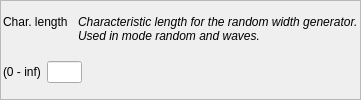
              <widget class="QFrame" name="f_param_clength">
               <property name="frameShape">
                <enum>QFrame::StyledPanel</enum>
               </property>
               <property name="frameShadow">
                <enum>QFrame::Raised</enum>
               </property>
               <layout class="QVBoxLayout" name="verticalLayout_7">
                <property name="leftMargin">
                 <number>2</number>
                </property>
                <property name="topMargin">
                 <number>2</number>
                </property>
                <property name="rightMargin">
                 <number>2</number>
                </property>
                <property name="bottomMargin">
                 <number>2</number>
                </property>
                <item>
                 <layout class="QHBoxLayout" name="hl_param_clength_t">
                  <property name="spacing">
                   <number>10</number>
                  </property>
                  <item>
                   <widget class="QLabel" name="t_param_clength">
                    <property name="sizePolicy">
                     <sizepolicy hsizetype="Preferred" vsizetype="Minimum">
                      <horstretch>0</horstretch>
                      <verstretch>0</verstretch>
                     </sizepolicy>
                    </property>
                    <property name="text">
                     <string>Char. length</string>
                    </property>
                    <property name="alignment">
                     <set>Qt::AlignLeading|Qt::AlignLeft|Qt::AlignTop</set>
                    </property>
                   </widget>
                  </item>
                  <item>
                   <widget class="QLabel" name="t_param_clength_desc">
                    <property name="sizePolicy">
                     <sizepolicy hsizetype="MinimumExpanding" vsizetype="Maximum">
                      <horstretch>0</horstretch>
                      <verstretch>0</verstretch>
                     </sizepolicy>
                    </property>
                    <property name="font">
                     <font>
                      <italic>true</italic>
                     </font>
                    </property>
                    <property name="text">
                     <string>Characteristic length for the random width generator. Used in mode random and waves.</string>
                    </property>
                    <property name="alignment">
                     <set>Qt::AlignLeading|Qt::AlignLeft|Qt::AlignTop</set>
                    </property>
                    <property name="wordWrap">
                     <bool>true</bool>
                    </property>
                   </widget>
                  </item>
                 </layout>
                </item>
                <item>
                 <layout class="QHBoxLayout" name="hl_param_clength_b">
                  <item>
                   <widget class="QLabel" name="t_param_clength_helper">
                    <property name="text">
                     <string>(0 - inf)</string>
                    </property>
                   </widget>
                  </item>
                  <item>
                   <widget class="QLineEdit" name="tb_param_clength">
                    <property name="sizePolicy">
                     <sizepolicy hsizetype="Fixed" vsizetype="Fixed">
                      <horstretch>0</horstretch>
                      <verstretch>0</verstretch>
                     </sizepolicy>
                    </property>
                    <property name="minimumSize">
                     <size>
                      <width>20</width>
                      <height>0</height>
                     </size>
                    </property>
                    <property name="maximumSize">
                     <size>
                      <width>35</width>
                      <height>16777215</height>
                     </size>
                    </property>
                    <property name="text">
                     <string/>
                    </property>
                   </widget>
                  </item>
                  <item>
                   <spacer name="horizontalSpacer_3">
                    <property name="orientation">
                     <enum>Qt::Horizontal</enum>
                    </property>
                    <property name="sizeType">
                     <enum>QSizePolicy::MinimumExpanding</enum>
                    </property>
                    <property name="sizeHint" stdset="0">
                     <size>
                      <width>60</width>
                      <height>20</height>
                     </size>
                    </property>
                   </spacer>
                  </item>
                 </layout>
                </item>
               </layout>
              </widget>
